Frame 1 (no input): blank canvas, image omitted
Frame 60 (no input): blank canvas, image omitted
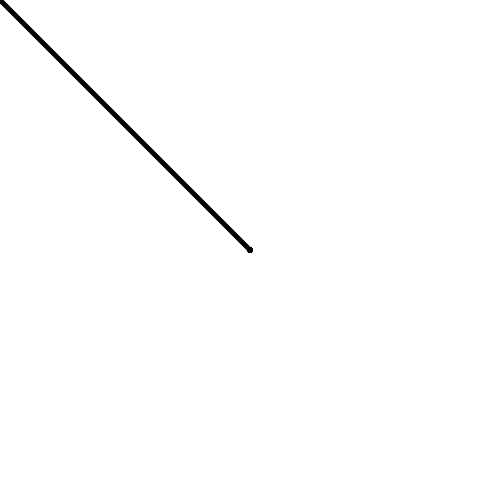
Frame 120 (the mouse pressed at the canvas centre since frame 60)

The p5.js sketch whose frames 1 and 60 were blank and that drew this single picture after the mouse press (run headless with seeded random() and noise() and a simulated clock; from frame 60 on, the mouse is pressed at the canvas centre):

// p5.js sketch
// ── sketch.js
function setup() {
  createCanvas(500, 500);
  background(255);
  stroke(0, 0, 0);
  strokeWeight(5);
}

function draw() {
  if (keyIsPressed) {
    stroke(0);
    strokeWeight(5);
    if (mouseIsPressed) {
      if (key === "e") {
        stroke(255);
        strokeWeight(20);
      }
    }
    if (key === "c") {
      background(255);
    }
    if (key === "r") {
      stroke(255, 0, 0);
      strokeWeight(5);
    }
    if (key === "g") {
      stroke(0, 255, 0);
      strokeWeight(5);
    }
    if (key === "b") {
      stroke(0, 0, 255);
      strokeWeight(5);
    }
    if (key === "k") {
      stroke(0);
      strokeWeight(5);
    }
  }

  if (mouseIsPressed) {
    line(pmouseX, pmouseY, mouseX, mouseY);
  }

}
